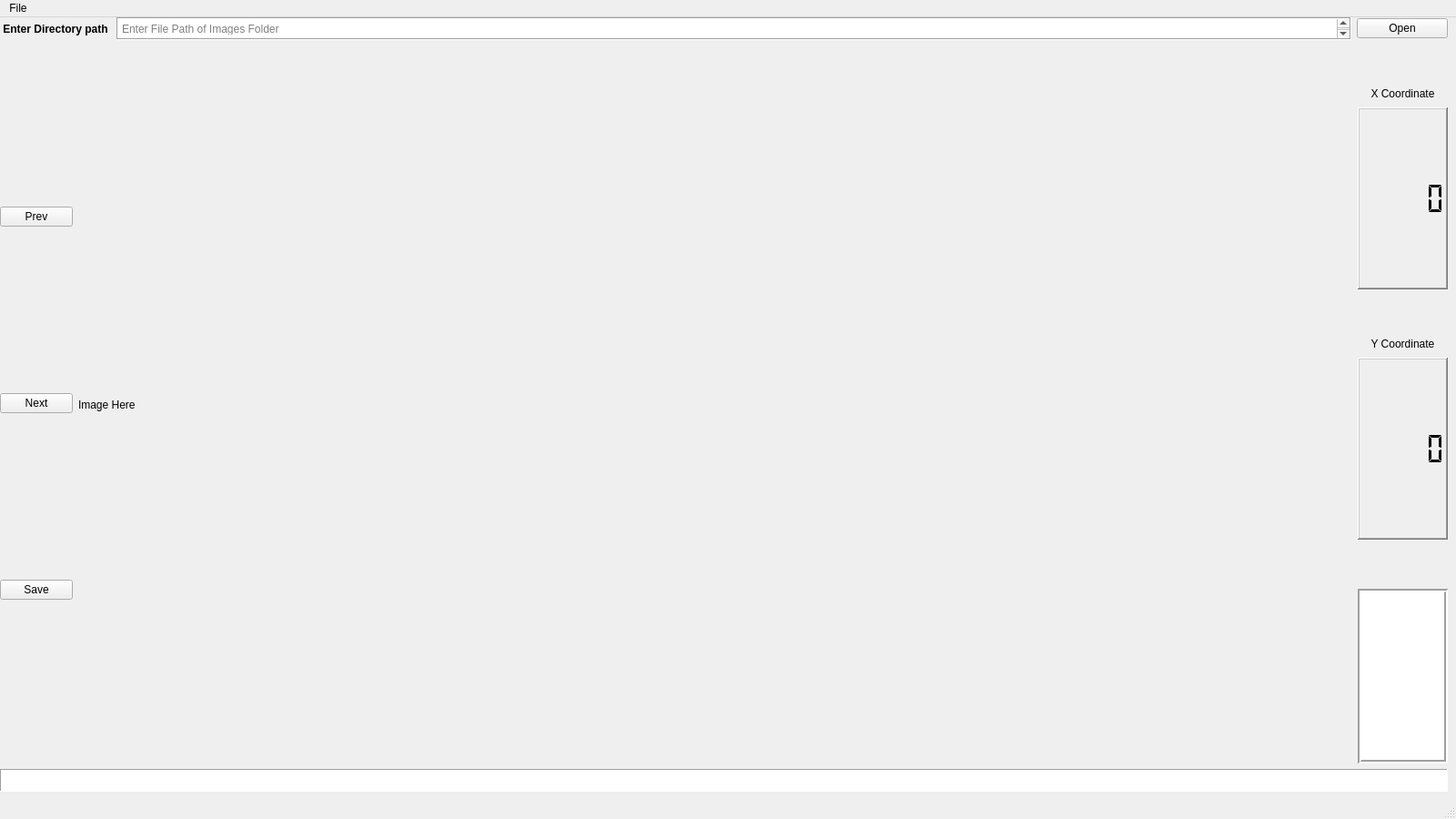
<?xml version="1.0" encoding="UTF-8"?>
<ui version="4.0">
 <class>SAMprototype</class>
 <widget class="QMainWindow" name="SAMprototype">
  <property name="geometry">
   <rect>
    <x>0</x>
    <y>0</y>
    <width>1600</width>
    <height>900</height>
   </rect>
  </property>
  <property name="sizePolicy">
   <sizepolicy hsizetype="Fixed" vsizetype="Fixed">
    <horstretch>0</horstretch>
    <verstretch>0</verstretch>
   </sizepolicy>
  </property>
  <property name="maximumSize">
   <size>
    <width>1600</width>
    <height>900</height>
   </size>
  </property>
  <property name="windowTitle">
   <string>MainWindow</string>
  </property>
  <widget class="QWidget" name="centralwidget">
   <widget class="QWidget" name="gridLayoutWidget_2">
    <property name="geometry">
     <rect>
      <x>0</x>
      <y>0</y>
      <width>1591</width>
      <height>851</height>
     </rect>
    </property>
    <layout class="QGridLayout" name="gridLayout_3">
     <item row="1" column="0">
      <layout class="QVBoxLayout" name="verticalLayout_3">
       <item>
        <layout class="QHBoxLayout" name="mainContainer">
         <property name="sizeConstraint">
          <enum>QLayout::SetDefaultConstraint</enum>
         </property>
         <item>
          <layout class="QVBoxLayout" name="btnContainer">
           <item>
            <widget class="QPushButton" name="prevBtn">
             <property name="text">
              <string>Prev</string>
             </property>
            </widget>
           </item>
           <item>
            <widget class="QPushButton" name="nextBtn">
             <property name="text">
              <string>Next</string>
             </property>
            </widget>
           </item>
           <item>
            <widget class="QPushButton" name="saveBtn">
             <property name="text">
              <string>Save</string>
             </property>
            </widget>
           </item>
          </layout>
         </item>
         <item>
          <layout class="QGridLayout" name="gridLayout">
           <property name="sizeConstraint">
            <enum>QLayout::SetMaximumSize</enum>
           </property>
           <item row="0" column="0">
            <widget class="QLabel" name="image">
             <property name="sizePolicy">
              <sizepolicy hsizetype="Minimum" vsizetype="MinimumExpanding">
               <horstretch>0</horstretch>
               <verstretch>0</verstretch>
              </sizepolicy>
             </property>
             <property name="minimumSize">
              <size>
               <width>1400</width>
               <height>750</height>
              </size>
             </property>
             <property name="maximumSize">
              <size>
               <width>1400</width>
               <height>800</height>
              </size>
             </property>
             <property name="text">
              <string>Image Here</string>
             </property>
             <property name="scaledContents">
              <bool>true</bool>
             </property>
            </widget>
           </item>
          </layout>
         </item>
         <item>
          <layout class="QVBoxLayout" name="boxNamesContainer" stretch="0,0,0,0,0,0,0,0">
           <property name="spacing">
            <number>8</number>
           </property>
           <property name="sizeConstraint">
            <enum>QLayout::SetDefaultConstraint</enum>
           </property>
           <item>
            <spacer name="verticalSpacer_3">
             <property name="orientation">
              <enum>Qt::Vertical</enum>
             </property>
             <property name="sizeHint" stdset="0">
              <size>
               <width>20</width>
               <height>40</height>
              </size>
             </property>
            </spacer>
           </item>
           <item>
            <widget class="QLabel" name="label_2">
             <property name="text">
              <string>X Coordinate</string>
             </property>
             <property name="alignment">
              <set>Qt::AlignCenter</set>
             </property>
            </widget>
           </item>
           <item>
            <widget class="QLCDNumber" name="yCoord">
             <property name="minimumSize">
              <size>
               <width>0</width>
               <height>200</height>
              </size>
             </property>
             <property name="layoutDirection">
              <enum>Qt::LeftToRight</enum>
             </property>
             <property name="frameShape">
              <enum>QFrame::WinPanel</enum>
             </property>
             <property name="segmentStyle">
              <enum>QLCDNumber::Flat</enum>
             </property>
            </widget>
           </item>
           <item>
            <spacer name="verticalSpacer">
             <property name="orientation">
              <enum>Qt::Vertical</enum>
             </property>
             <property name="sizeHint" stdset="0">
              <size>
               <width>20</width>
               <height>10</height>
              </size>
             </property>
            </spacer>
           </item>
           <item>
            <widget class="QLabel" name="label_3">
             <property name="text">
              <string>Y Coordinate</string>
             </property>
             <property name="alignment">
              <set>Qt::AlignCenter</set>
             </property>
            </widget>
           </item>
           <item>
            <widget class="QLCDNumber" name="xCoord">
             <property name="minimumSize">
              <size>
               <width>0</width>
               <height>200</height>
              </size>
             </property>
             <property name="frameShape">
              <enum>QFrame::WinPanel</enum>
             </property>
             <property name="segmentStyle">
              <enum>QLCDNumber::Flat</enum>
             </property>
            </widget>
           </item>
           <item>
            <spacer name="verticalSpacer_2">
             <property name="orientation">
              <enum>Qt::Vertical</enum>
             </property>
             <property name="sizeHint" stdset="0">
              <size>
               <width>20</width>
               <height>40</height>
              </size>
             </property>
            </spacer>
           </item>
           <item>
            <widget class="QTextEdit" name="textEdit">
             <property name="font">
              <font>
               <pointsize>9</pointsize>
               <weight>75</weight>
               <bold>true</bold>
              </font>
             </property>
             <property name="frameShape">
              <enum>QFrame::Box</enum>
             </property>
             <property name="frameShadow">
              <enum>QFrame::Sunken</enum>
             </property>
             <property name="lineWidth">
              <number>2</number>
             </property>
            </widget>
           </item>
          </layout>
         </item>
        </layout>
       </item>
      </layout>
     </item>
     <item row="0" column="0">
      <layout class="QHBoxLayout" name="horizontalLayout">
       <item>
        <widget class="QLabel" name="pathLabel">
         <property name="sizePolicy">
          <sizepolicy hsizetype="Minimum" vsizetype="Minimum">
           <horstretch>0</horstretch>
           <verstretch>0</verstretch>
          </sizepolicy>
         </property>
         <property name="minimumSize">
          <size>
           <width>50</width>
           <height>25</height>
          </size>
         </property>
         <property name="maximumSize">
          <size>
           <width>122</width>
           <height>25</height>
          </size>
         </property>
         <property name="font">
          <font>
           <weight>75</weight>
           <bold>true</bold>
          </font>
         </property>
         <property name="text">
          <string>Enter Directory path</string>
         </property>
         <property name="alignment">
          <set>Qt::AlignCenter</set>
         </property>
        </widget>
       </item>
       <item>
        <widget class="QTextEdit" name="pathReader">
         <property name="sizePolicy">
          <sizepolicy hsizetype="Minimum" vsizetype="Minimum">
           <horstretch>0</horstretch>
           <verstretch>0</verstretch>
          </sizepolicy>
         </property>
         <property name="minimumSize">
          <size>
           <width>0</width>
           <height>25</height>
          </size>
         </property>
         <property name="maximumSize">
          <size>
           <width>16777215</width>
           <height>25</height>
          </size>
         </property>
         <property name="frameShape">
          <enum>QFrame::Box</enum>
         </property>
         <property name="frameShadow">
          <enum>QFrame::Sunken</enum>
         </property>
         <property name="readOnly">
          <bool>false</bool>
         </property>
         <property name="placeholderText">
          <string>Enter File Path of Images Folder</string>
         </property>
        </widget>
       </item>
       <item>
        <widget class="QPushButton" name="pushButton">
         <property name="minimumSize">
          <size>
           <width>50</width>
           <height>0</height>
          </size>
         </property>
         <property name="maximumSize">
          <size>
           <width>100</width>
           <height>16777215</height>
          </size>
         </property>
         <property name="text">
          <string>Open</string>
         </property>
        </widget>
       </item>
      </layout>
     </item>
     <item row="2" column="0">
      <widget class="QTextBrowser" name="pathDisplay">
       <property name="minimumSize">
        <size>
         <width>0</width>
         <height>25</height>
        </size>
       </property>
       <property name="maximumSize">
        <size>
         <width>16777215</width>
         <height>25</height>
        </size>
       </property>
       <property name="frameShape">
        <enum>QFrame::Panel</enum>
       </property>
      </widget>
     </item>
    </layout>
   </widget>
  </widget>
  <widget class="QMenuBar" name="menubar">
   <property name="geometry">
    <rect>
     <x>0</x>
     <y>0</y>
     <width>1600</width>
     <height>21</height>
    </rect>
   </property>
   <widget class="QMenu" name="menuFile">
    <property name="title">
     <string>File</string>
    </property>
    <addaction name="actionOpen_Directory"/>
    <addaction name="actionExit"/>
   </widget>
   <addaction name="menuFile"/>
  </widget>
  <widget class="QStatusBar" name="statusbar"/>
  <action name="actionOpen_Directory">
   <property name="text">
    <string>Open Directory</string>
   </property>
   <property name="toolTip">
    <string>&lt;html&gt;&lt;head/&gt;&lt;body&gt;&lt;p&gt;&lt;span style=&quot; font-weight:600;&quot;&gt;Open Directory&lt;/span&gt;&lt;/p&gt;&lt;/body&gt;&lt;/html&gt;</string>
   </property>
  </action>
  <action name="actionExit">
   <property name="text">
    <string>Exit</string>
   </property>
  </action>
 </widget>
 <resources/>
 <connections/>
</ui>
